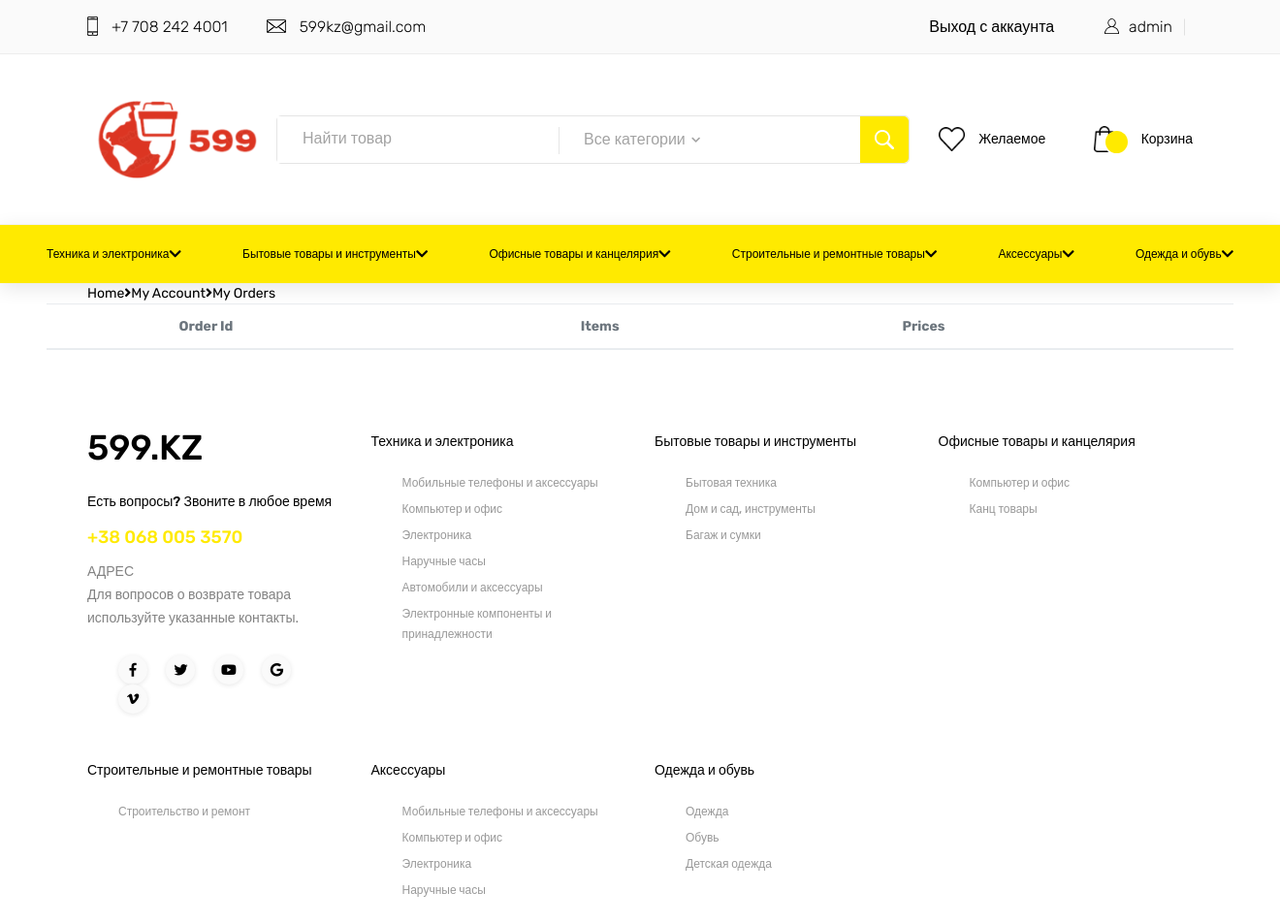
Before: /orders/ (signed in) with the older database file.
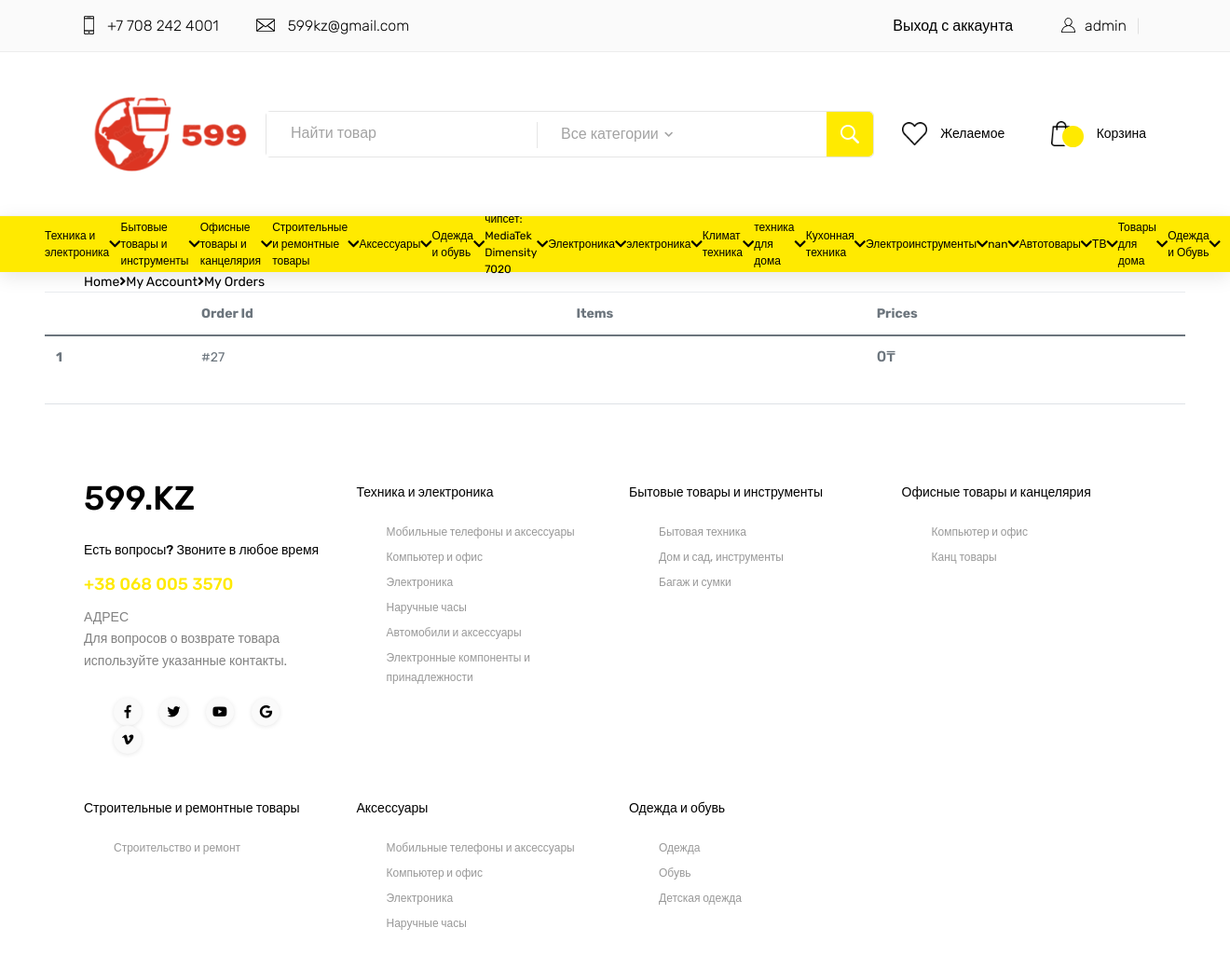
After: the same page with the newer database file.
### core/models.py (models this page shows, shortened)
class Category(models.Model):
    title = models.CharField(max_length=225, null=True)
    subcategories = models.ManyToManyField(SubCategory, default=None)

class Order(models.Model):
    session_id = models.CharField(max_length=100, null=True)
    id = models.AutoField(primary_key=True)
    user = models.ForeignKey(settings.AUTH_USER_MODEL, on_delete=models.CASCADE, null=True)
    items = models.ManyToManyField(OrderItem)
    start_date = models.DateTimeField(auto_now_add=True)
    ordered_date = models.DateTimeField(null=True)
    payment = models.BooleanField(default=False)
    being_delivered = models.BooleanField(default=False)
    received = models.BooleanField(default=False)
    refund_requested = models.BooleanField(default=False)
    refund_granted = models.BooleanField(default=False)
    v_obrabotke = models.BooleanField(default=False)
    def get_total(self):
        total = 0
        for order_item in self.items.all():
            total += order_item.get_final_price()
        return int(total)

### core/views.py (the view)
# urls.py: path('orders/', orders, name='orders'),
@login_required
def orders(request):
    categories = Category.objects.all()
    orders = Order.objects.filter(user=request.user, payment=True)
    return render(request, 'orders.html', {'user': request.user, 'orders': orders,'categories': categories,})

### templates/orders.html (shortened to what this page needs)
<!DOCTYPE html>
<html lang="en">
{% load static %}
<head>
    <link href="https://cdnjs.cloudflare.com/ajax/libs/font-awesome/5.10.0/css/all.min.css" rel="stylesheet">
    <link href="https://cdn.jsdelivr.net/npm/bootstrap@5.0.2/dist/css/bootstrap.min.css" rel="stylesheet">
    <link href="{% static 'css/style4.css'%}" rel="stylesheet">
    <link rel="stylesheet" href="{% static 'css/newstyle.css' %}">
    <link rel="stylesheet" id="electro-style-css" href="https://electro.madrasthemes.com/wp-content/themes/electro/style.min.css?ver=3.3.0" type="text/css" media="all">
</head>
<body>
    {% include "navbar.html" %}
    <div id="content" class="site-content" tabindex="-1">
        <div class="container">
        <nav class="woocommerce-breadcrumb"><a style="color: black" href="/">Home</a><span class="delimiter"><i class="fa fa-angle-right"></i></span><a style="color: black" href="{% url 'core:profile' %}">My Account</a><span class="delimiter"><i class="fa fa-angle-right"></i></span><a style="color: black" href="{% url 'core:orders' %}">My Orders</a></nav>
        </div>
    <div class="container-fluid">
        <div class="row px-xl-5">
            <div class="col-lg-12 col-md-12 col-12">
                <div class="row pb-3">
                    <table class="table">
                        <thead>
                        <tr>
                            <th scope="col"></th>
                            <th scope="col">Order Id</th>
                            <th scope="col">Items</th>
                            <th scope="col">Prices</th>
                        </tr>
                        </thead>
                        {% for order in orders %}
                        <tr style="width: 100%">
                            <th scope="row">{{ forloop.counter }}</th>
                            <td>
                                <a>#{{ order.id }}</a>
                            </td>
                            <td>
                                <div class="py-4" style="word-break: break-word; ">
                                </div>
                            </td>
                            <td>
                                <div>
                                    <h6>{{ order.get_total }}₸</h6>
                                </div>
                            </td>
                        </tr>
                        {% endfor %}
                    </table>
                </div>
            </div>
        </div>
    </div>
</body>
{% include "footer.html" %}

### templates/navbar.html (shortened to what the changed rows need)
	{% load static %}
<head>
<link rel="stylesheet" type="text/css" href="{% static 'styles/bootstrap4/bootstrap.min.css' %}">
<link href="https://cdnjs.cloudflare.com/ajax/libs/font-awesome/5.10.0/css/all.min.css" rel="stylesheet">
<link href="{% static 'plugins/fontawesome-free-5.0.1/css/fontawesome-all.css' %}" rel="stylesheet" type="text/css">
<link rel="stylesheet" type="text/css" href="{% static 'plugins/OwlCarousel2-2.2.1/owl.carousel.css' %}">
<link rel="stylesheet" type="text/css" href="{% static 'plugins/OwlCarousel2-2.2.1/owl.theme.default.css' %}">
<link rel="stylesheet" type="text/css" href="{% static 'plugins/OwlCarousel2-2.2.1/animate.css' %}">
<link rel="stylesheet" type="text/css" href="{% static 'plugins/slick-1.8.0/slick.css'%}">
<link rel="stylesheet" type="text/css" href="{% static 'styles/main_styles.css' %}">
<link rel="stylesheet" type="text/css" href="{% static 'styles/responsive.css' %}">
</head>
<header class="header">
		<nav class="main_nav px-xl-5 px-lg-3 d-none d-lg-block" style="background: #FFEA00">
			<div class=" w-100 m-0 p-0 justify-content-around">
				<div class="row w-100 m-0 p-0 justify-content-around">
					<div class="col w-100 m-0 p-0">
						<div class="main_nav_content w-100 m-0 p-0 d-flex justify-content-between" style="background: #FFEA00">
                            {% for category in categories %}
                            <div class="cat_menu_container d-none d-lg-block d-md-block d-xl-block m-0 p-0">
								<div class="cat_menu_title d-flex flex-row align-items-center justify-content-start">
									<div class="cat_menu_text">{{ category.title }}</div>
                                    <i class="fas fa-chevron-down"></i>
								</div>
							</div>
                            {% endfor %}
						</div>
					</div>
				</div>
			</div>
		</nav>
	</header>

Changed rows visible on the page:
added Category: title "чипсет: MediaTek Dimensity 7020"
added Category: title "Электроника"
added Category: title "электроника"
added Category: title "Климат техника"
added Category: title "техника для дома"
added Category: title "Кухонная техника"
added Category: title "Электроинструменты"
added Category: title "nan"
added Category: title "Автотовары"
added Category: title "ТВ"
added Category: title "Товары для дома"
added Category: title "Одежда и Обувь"
now on this page (row edited): Order: id "27", get_total "0"
